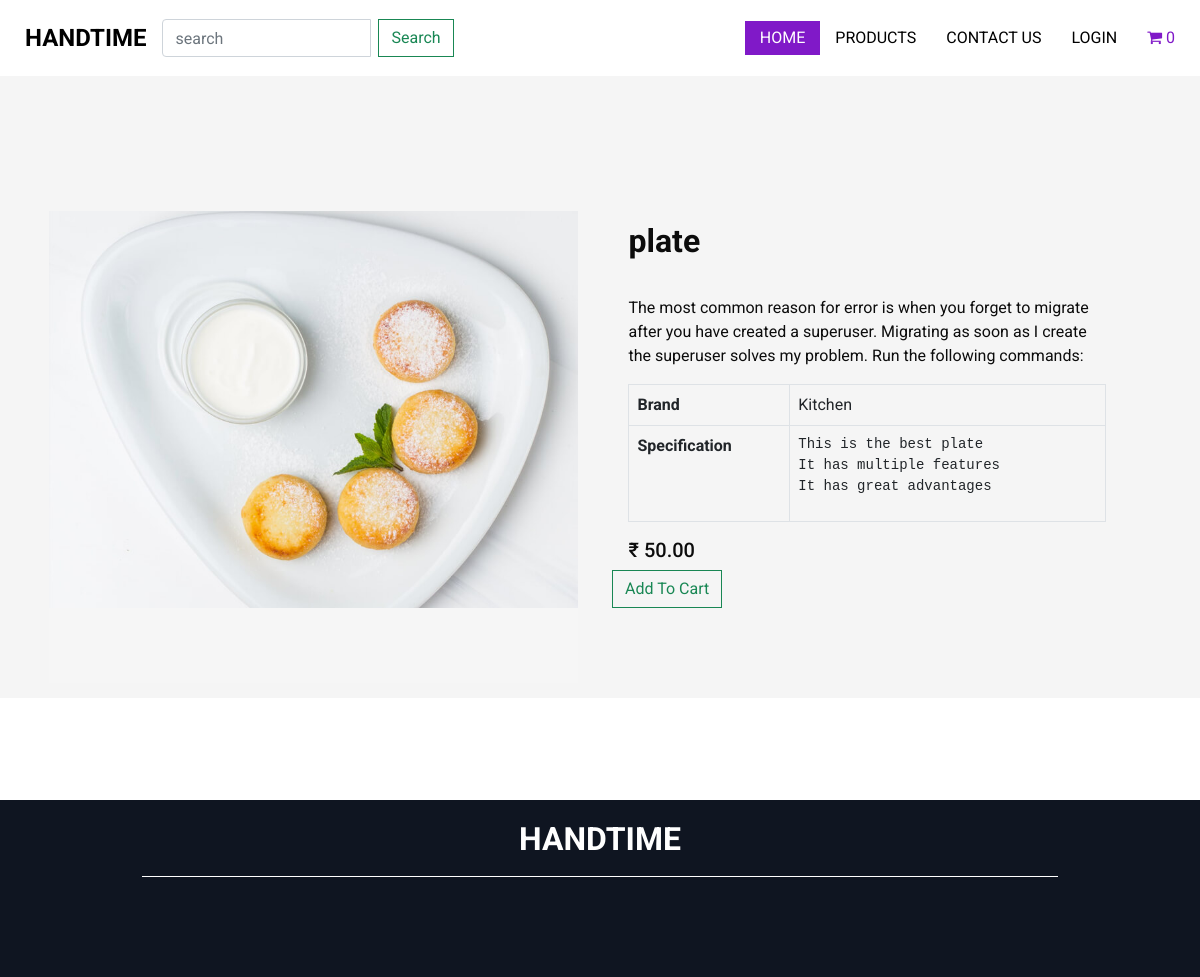
/product_detail/plate/, run on the app's committed database.
### store/models.py (models this page shows, shortened)
class Product(models.Model):
    name = models.CharField(max_length=200, null=True)
    slug = models.SlugField(max_length=200, unique=True, null=True)
    SKUID = models.CharField(max_length=200, null=True)
    price = models.DecimalField(max_digits=9, decimal_places=2)
    brand = models.CharField(max_length=20, null=True)
    specs = models.TextField(null=True)
    detail = models.TextField(null=True)
    image = models.ImageField(null=True, blank=True)
    date_added = models.DateTimeField(default=timezone.now)
    @property
    def imageURL(self):
        try:
            url = self.image.url
        except:
            url = ''
        return url

### store/views.py (the view)
# urls.py: path('product_detail/<slug:slug>/',views.productDetail, name="product_detail")
def productDetail(request, slug):
    data = cartData(request)
    cartItems = data['cartItems']
    products = Product.objects.filter(slug=slug).first()
    context = {"products": products, 'cartItems': cartItems}
    return render(request, 'store/productdetail.html', context)

### store/utils.py (called while the page is built, shortened)
def cookieCart(request):
    try:
        cart = json.loads(request.COOKIES['cart'])
    except:
        cart = {}
    print('Cart: ', cart)
    items = []
    order = {'get_cart_total': 0, 'get_cart_items': 0, 'shipping': False}
    cartItems = order['get_cart_items']
    return {'cartItems': cartItems, 'order': order, 'items': items}

def cartData(request):
    if request.user.is_authenticated:
        customer = request.user.customer
        order, created = Order.objects.get_or_create(
            customer=customer, complete=False)
        items = order.orderitem_set.all()
        cartItems = order.get_cart_items
        if PurchasedOrder.objects.exists():
            if PurchasedOrder.objects.filter(razorpay_signature__isnull=True, customer=customer).last():
                pass
            else:
                PurchasedOrder.objects.create(customer=customer)
        else:
            PurchasedOrder.objects.create(customer=customer)
    else:
        cookieData = cookieCart(request)
        cartItems = cookieData['cartItems']
        order = cookieData['order']
        items = cookieData['items']
    return {'cartItems': cartItems, 'order': order, 'items': items}

### store/templates/store/productdetail.html (shortened to what this page needs)
{% extends 'store/main.html' %}
{% load static %}
{% block content %}
  <section class="product_section ">
    <div class="container">
  <section class="about_section layout_padding">
    <div class="container-fluid">
      <div class="row">
        <div class="col-md-6">
          <div class="img_container">
            <div class="img-box b1">
              <img src="{{products.imageURL}}" alt="">
            </div>
          </div>
        </div>
        <div class="col-md-6">
          <div class="detail-box">
            <h2>
              {{products.name}}
            </h2>
            <p>
              {{products.detail}}
            </p>
<table class="table table-bordered">
				<tr>
					<th>Brand</th>
					<td>{{products.brand}}</td>
				</tr>
				<tr>
					<th>Specification</th>
					<td><pre>{{products.specs}}</pre></td>
				</tr>
			</table>
		</div>
            <div class="detail-box">
              <div class="text ">
                <h5>
                  <span>&#8377;</span> {{products.price}}
                </h5>
              </div>
            </div>
            <div class="btn-box">
            <button data-product="{{products.id}}" data-action="add" class="btn btn-outline-success add-btn update-cart ">
              Add To Cart
            </button>
          </div>
          </div>
        </div>
      </div>
    </div>
  </section>
    </div>
{% endblock content %}

### static/css/style.css (style rules this page uses)
body { font-family: "Roboto", sans-serif; color: #0c0c0c; background-color: #ffffff; overflow-x: hidden; }
.layout_padding { padding: 90px 0; }
.btn { border-radius: 0; }
.about_section { position: relative; }
.about_section .row { -webkit-box-align: end; -ms-flex-align: end; align-items: flex-end; }
.about_section .img_container { display: -webkit-box; display: -ms-flexbox; display: flex; -webkit-box-flex: 1.2; -ms-flex: 1.2; flex: 1.2; -webkit-box-align: start; -ms-flex-align: start; align-items: flex-start; }
.about_section .img_container .img-box { position: relative; margin: 0 10px; -webkit-box-flex: 1; -ms-flex: 1; flex: 1; }
.about_section .img_container .img-box img { width: 100%; position: relative; z-index: 2; }
.about_section .img_container .img-box::before { content: ""; position: absolute; top: 0; left: 0; width: 100%; height: 100%; background-color: #f6f6f6; }
.about_section .img_container .img-box.b1::before { -webkit-transform: translateY(75px); transform: translateY(75px); }
.about_section .detail-box { -webkit-box-flex: 1; -ms-flex: 1; flex: 1; padding-left: 3%; padding-right: 10%; }
.about_section .detail-box h2 { font-weight: bold; }
.about_section .detail-box p { margin-top: 35px; }
.product_section { background-color: #f5f5f5; margin-bottom: 45px; }

### static/css/responsive.css (style rules this page uses)
@media (min-width: 1200px) { .container { max-width: 1170px; } }

### data on the page
Product: imageURL (picture), name "plate", detail "The most common reason for error is when you forget to migrate after you have created a superuser. Migrating as soon as I create the superuser solves my problem. Run the following commands:", brand "Kitchen", specs "This is the best plate It has multiple features It has great advantages", price "50.00"

### other printed values
{{ cartItems }} "0"
